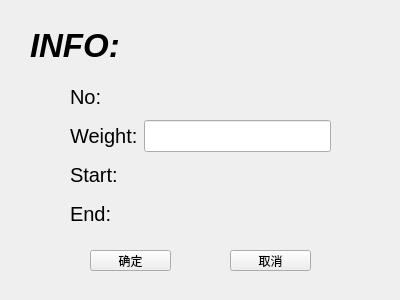
<?xml version="1.0" encoding="UTF-8"?>
<ui version="4.0">
 <class>LineDetail</class>
 <widget class="QDialog" name="LineDetail">
  <property name="geometry">
   <rect>
    <x>0</x>
    <y>0</y>
    <width>400</width>
    <height>300</height>
   </rect>
  </property>
  <property name="windowTitle">
   <string>Dialog</string>
  </property>
  <widget class="QToolButton" name="CancelButton">
   <property name="geometry">
    <rect>
     <x>230</x>
     <y>250</y>
     <width>81</width>
     <height>21</height>
    </rect>
   </property>
   <property name="text">
    <string>取消</string>
   </property>
  </widget>
  <widget class="QLabel" name="INFOLabel">
   <property name="geometry">
    <rect>
     <x>30</x>
     <y>30</y>
     <width>111</width>
     <height>31</height>
    </rect>
   </property>
   <property name="font">
    <font>
     <pointsize>25</pointsize>
     <weight>75</weight>
     <italic>true</italic>
     <bold>true</bold>
    </font>
   </property>
   <property name="text">
    <string>INFO:</string>
   </property>
  </widget>
  <widget class="QToolButton" name="saveButton">
   <property name="geometry">
    <rect>
     <x>90</x>
     <y>250</y>
     <width>81</width>
     <height>21</height>
    </rect>
   </property>
   <property name="text">
    <string>确定</string>
   </property>
  </widget>
  <widget class="QWidget" name="layoutWidget">
   <property name="geometry">
    <rect>
     <x>70</x>
     <y>80</y>
     <width>261</width>
     <height>151</height>
    </rect>
   </property>
   <layout class="QGridLayout" name="gridLayout_2">
    <item row="0" column="0">
     <widget class="QLabel" name="NoLabel_2">
      <property name="font">
       <font>
        <pointsize>15</pointsize>
       </font>
      </property>
      <property name="text">
       <string>No:</string>
      </property>
     </widget>
    </item>
    <item row="0" column="1">
     <widget class="QLabel" name="NoText_2">
      <property name="font">
       <font>
        <pointsize>15</pointsize>
       </font>
      </property>
      <property name="text">
       <string/>
      </property>
     </widget>
    </item>
    <item row="1" column="0">
     <widget class="QLabel" name="WeightLabel">
      <property name="font">
       <font>
        <pointsize>15</pointsize>
       </font>
      </property>
      <property name="text">
       <string>Weight:</string>
      </property>
     </widget>
    </item>
    <item row="1" column="1">
     <widget class="QLineEdit" name="WeightText">
      <property name="font">
       <font>
        <pointsize>15</pointsize>
       </font>
      </property>
     </widget>
    </item>
    <item row="2" column="0">
     <widget class="QLabel" name="StartLabel">
      <property name="font">
       <font>
        <pointsize>15</pointsize>
       </font>
      </property>
      <property name="text">
       <string>Start:</string>
      </property>
     </widget>
    </item>
    <item row="2" column="1">
     <widget class="QLabel" name="StartText">
      <property name="font">
       <font>
        <pointsize>15</pointsize>
       </font>
      </property>
      <property name="text">
       <string/>
      </property>
     </widget>
    </item>
    <item row="3" column="0">
     <widget class="QLabel" name="EndLabel">
      <property name="font">
       <font>
        <pointsize>15</pointsize>
       </font>
      </property>
      <property name="text">
       <string>End:</string>
      </property>
     </widget>
    </item>
    <item row="3" column="1">
     <widget class="QLabel" name="EndText">
      <property name="font">
       <font>
        <pointsize>15</pointsize>
       </font>
      </property>
      <property name="text">
       <string/>
      </property>
     </widget>
    </item>
   </layout>
  </widget>
 </widget>
 <resources/>
 <connections/>
</ui>
